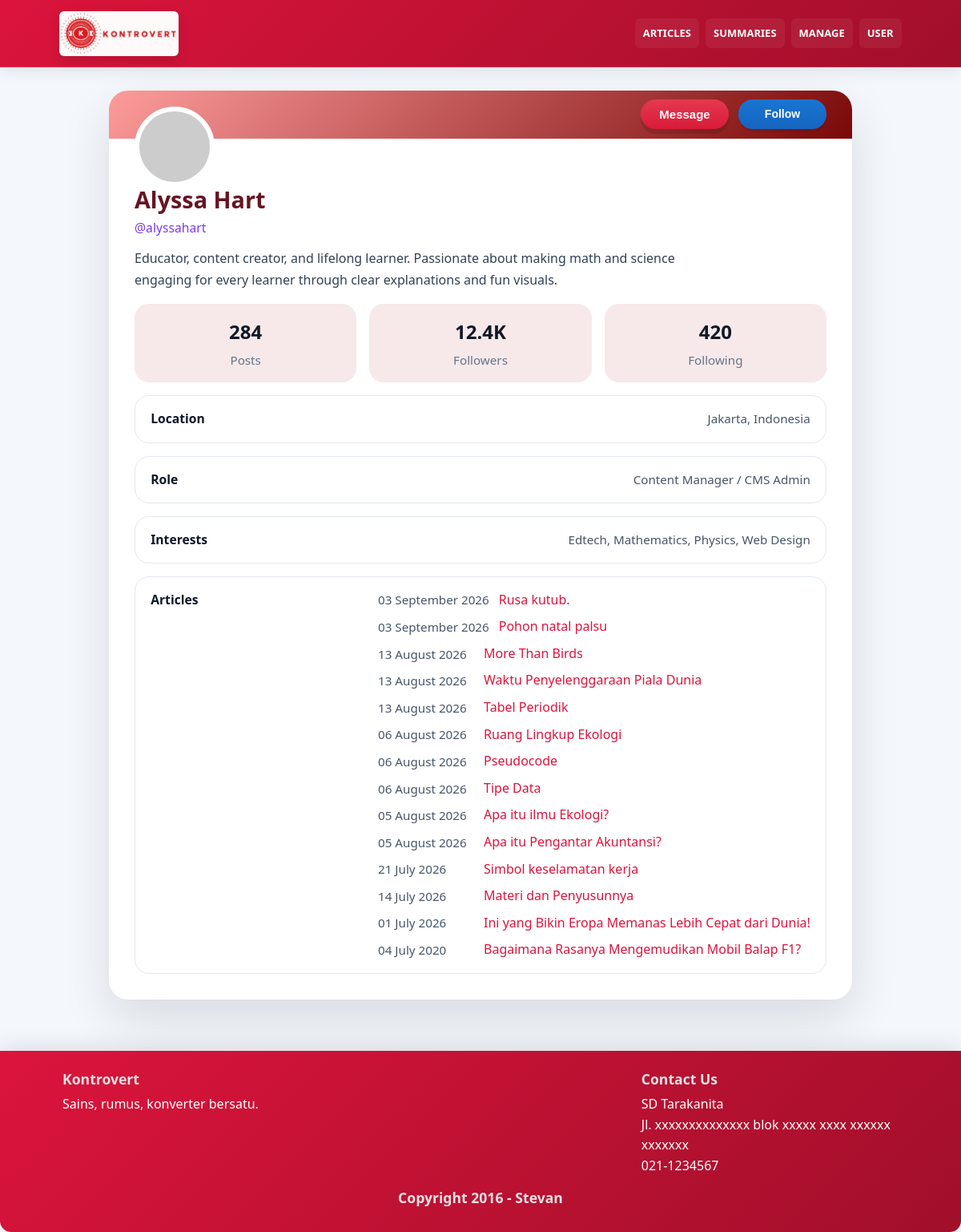
Page /CMS/userCMSSocMedMode.php on the earlier database version.
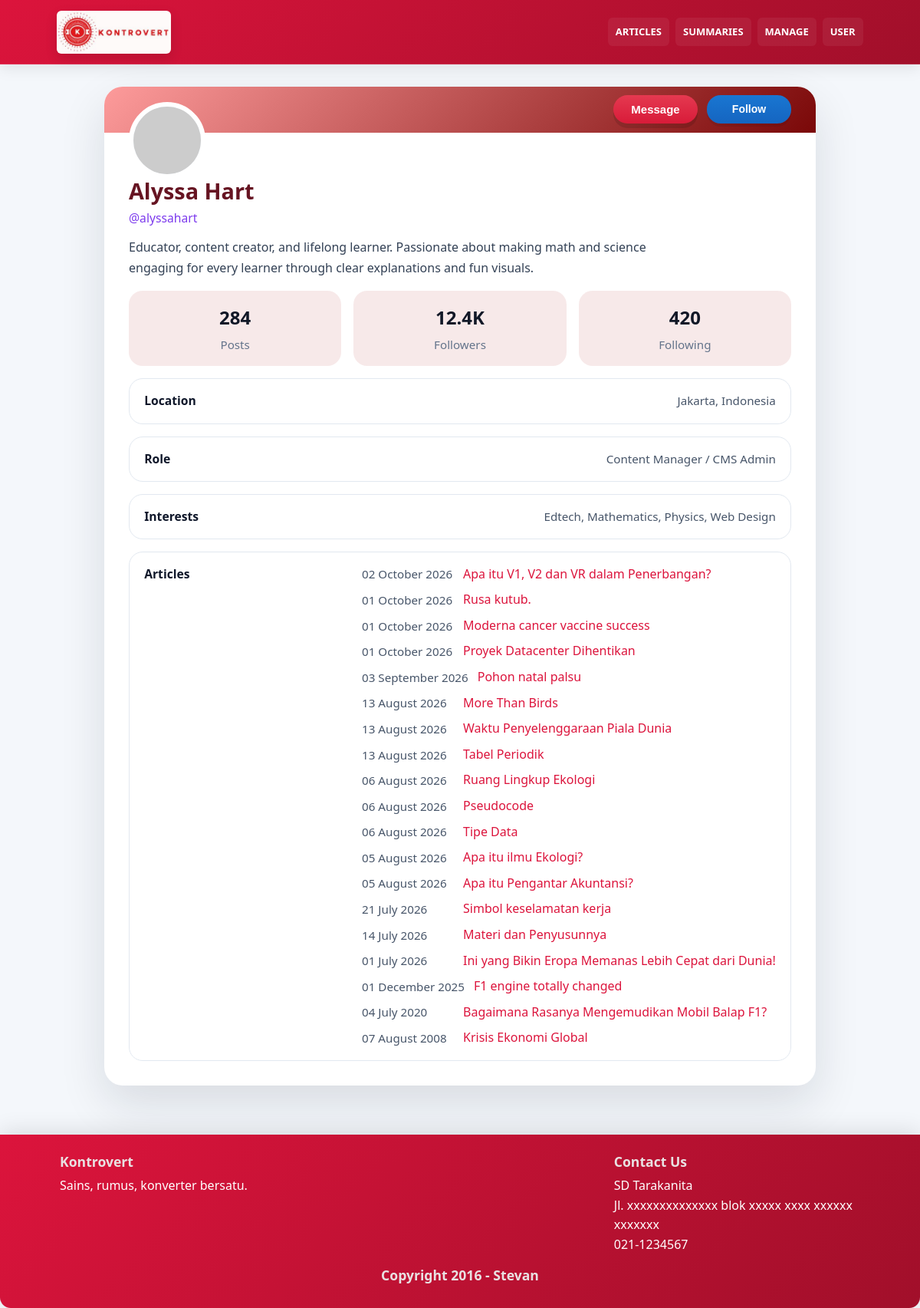
Same page on the later database version.
### tables this page shows
CREATE TABLE `articles` (
  `id` int(11) NOT NULL,
  `idTopik` int(10) DEFAULT NULL,
  `idJenis` int(11) NOT NULL,
  `gambar` varchar(100) NOT NULL,
  `judul` varchar(100) NOT NULL,
  `isi` text NOT NULL,
  `sumber` varchar(100) NOT NULL,
  `tanggal` date NOT NULL DEFAULT current_timestamp(),
  `idMateri` int(10) DEFAULT NULL,
  `created_by` varchar(20) NOT NULL
);

### CMS/userCMSSocMedMode.php (the view, shortened to what this page needs)
<!DOCTYPE html>
<html>
    <head>
        <global-header></global-header>
        <link rel="stylesheet" href="buttons.css">
	</head>
    <body>
        <main class="profile-page">
            <section class="profile-card" aria-label="User profile card">
                <div class="profile-header">
                    <img class="profile-avatar" src="https://via.placeholder.com/240" alt="User avatar">
                    <div class="profile-actions">
                        <button class="btn-primary" type="button">Message</button>
                        <button class="btn-student" type="button">Follow</button>
                    </div>
                </div>
                <div class="profile-summary">
                    <h1 class="profile-name">Alyssa Hart</h1>
                    <p class="profile-username">@alyssahart</p>
                    <p class="profile-bio">Educator, content creator, and lifelong learner. Passionate about making math and science engaging for every learner through clear explanations and fun visuals.</p>
                    <div class="profile-grid">
                        <div class="profile-stat">
                            <strong>284</strong>
                            <span>Posts</span>
                        </div>
                        <div class="profile-stat">
                            <strong>12.4K</strong>
                            <span>Followers</span>
                        </div>
                        <div class="profile-stat">
                            <strong>420</strong>
                            <span>Following</span>
                        </div>
                    </div>
                    <div class="profile-details">
                        <div class="detail-row">
                            <strong>Location</strong>
                            <span>Jakarta, Indonesia</span>
                        </div>
                        <div class="detail-row">
                            <strong>Role</strong>
                            <span>Content Manager / CMS Admin</span>
                        </div>
                        <div class="detail-row">
                            <strong>Interests</strong>
                            <span>Edtech, Mathematics, Physics, Web Design</span>
                        </div>
                        <div class="detail-row">
                            <strong>Articles</strong>
                            <div class="detail-row-news">
                                <?php
                                    include "../db.inc.php";
                                    $sqlstr = "SELECT * FROM articles WHERE created_by = 'stevan1' ORDER BY tanggal DESC";
                                    $result = mysqli_query($db, $sqlstr);
                                    if (!$result || mysqli_num_rows($result) === 0) {
                                        echo "Tidak ada artikel yang dibuat";
                                    } else {
                                        while ($row = mysqli_fetch_assoc($result)) {
                                            $id = $row['id'];
                                            $idTopik = $row['idTopik'];
                                            $idJenis = $row['idJenis'];
                                            $judul = htmlspecialchars($row['judul'], ENT_QUOTES, 'UTF-8');
                                            $tanggal = $row['tanggal'];
                                            $link = ($idJenis === '5')
                                                ? "../materi.php?id=" . urlencode($idTopik) . "&article=" . urlencode($id)
                                                : "../beritaDetail.php?id=" . urlencode($id);
                                            echo "<div class='article-item'>";
                                                echo "<span class='article-date'>" . date_format(date_create($tanggal), "d F Y") . "</span> ";
                                                echo "<a href='" . htmlspecialchars($link, ENT_QUOTES, 'UTF-8') . "' target='_blank'>" . $judul . "</a>";
                                            echo "</div>";
                                        }
                                    }
                                ?>
                            </div>
                        </div>
                    </div>
                </div>
            </section>
        </main>
        <footer id="footer" class="site-footer">
			<global-footer></global-footer>
		</footer>
    </body>
</html>

### CMS/buttons.css (style rules this page uses)
:root { --teacher-1: #e53950; --teacher-2: #d81b39; --student-1: #1976d2; --student-2: #1565c0; }
.btn-teacher, .btn-primary { display:inline-block; background: linear-gradient(180deg, var(--teacher-1), var(--teacher-2)); color: #fff; border: none; padding: 10px 20px; border-radius: 28px; font-weight: 700; font-size: 15px; cursor: pointer; box-shadow: 0 6px 0 rgba(0,0,0,0.12); text-align: center; transition: transform 0.08s ease, box-shadow 0.08s ease, filter 0.12s ease; }
.btn-student { display:inline-block; background: linear-gradient(180deg, var(--student-1), var(--student-2)); color: #fff; border: none; padding: 10px 18px; border-radius: 18px; font-weight: 600; font-size: 14px; cursor: pointer; box-shadow: 0 4px 0 rgba(0,0,0,0.08); transition: transform 0.08s ease, box-shadow 0.08s ease, filter 0.12s ease; }

### penampilan.css (style rules this page uses)
:root { --crimson: #DC143C; --crimson-dark: #a10f2a; --muted: #f5f7fb; --surface: #ffffff; --surface-soft: #fcfdff; --text: #23313f; --text-muted: #5f6c7a; --accent: #993303; --border: #dce5ee; --shadow: rgba(35, 49, 63, 0.08); }
* { box-sizing:border-box }
html,body { height:100%; margin:0; font-family: "Segoe UI", Roboto, "Helvetica Neue", Arial, sans-serif; color:var(--text); background: linear-gradient(180deg, var(--muted) 0%, #eef3f7 100%); line-height: 1.6; }
.detail-row { display: flex; justify-content: space-between; align-items: flex-start; padding: 1rem 1.2rem; border-radius: 18px; border: 1px solid #e2e8f0; background: #ffffff; flex-direction: row; flex-wrap: wrap; }
.detail-row strong { font-size: 0.98rem; color: #0f172a; }
.detail-row span { font-size: 0.95rem; color: #475569; }
#footer { background:linear-gradient(135deg,var(--crimson),var(--crimson-dark)); color:#fff; padding:24px 28px; width:100%; clear:both; border-radius:0 0 14px 14px; box-shadow: 0 -3px 30px rgba(0,0,0,0.12); display:flex; flex-direction:column; }
a { color:var(--crimson); text-decoration:none; }
h1,h2,h3,h4,h5,h6 { color:#661422; line-height:1.25; }

### CMS/userCMSSocMedMode.php (style rules this page uses)
body { font-family: "Segoe UI", Tahoma, Geneva, Verdana, sans-serif; background: #f4f7fb; color: #1f2937; margin: 0; min-height: 100vh; }
.profile-page { max-width: 960px; margin: -4rem auto 2rem; padding: 0 1rem 2rem; }
.profile-card { background: #ffffff; border-radius: 24px; box-shadow: 0 24px 60px rgba(15, 23, 42, 0.12); overflow: hidden; margin-top:10%; }
.profile-header { background: linear-gradient(135deg, #fd9b9b, #7a0808); padding: 2.5rem 2rem 1.25rem; position: relative; }
.profile-avatar { width: 100px; height: 100px; border-radius: 50%; border: 6px solid #ffffff; object-fit: cover; background: #e2e8f0; position: absolute; bottom: -60px; left: 40px; left: 2rem; }
.profile-header .profile-actions { position: absolute; right: 2rem; bottom: 0.75rem; display: flex; gap: 0.75rem; flex-wrap: wrap; }
.profile-header .btn-primary, .profile-header .btn-student { min-width: 110px; }
.profile-summary { padding: 5.5rem 2rem 2rem; }
.profile-name { margin: -30px 0px 0.3rem; font-size: 1.8rem; font-weight: 700; }
.profile-username { color: #7c3aed; margin: 0 0 0.75rem; font-size: 0.98rem; }
.profile-bio { margin: 0px 0 1rem; line-height: 1.7; max-width: 680px; color: #334155; }
.profile-grid { display: grid; grid-template-columns: repeat(3, minmax(0, 1fr)); gap: 1rem; margin-bottom: 1rem; }
.profile-stat { background: #f7e9e9; border-radius: 18px; padding: 1rem 1rem 0.9rem; text-align: center; }
.profile-stat strong { display: block; font-size: 1.5rem; margin-bottom: 0.25rem; color: #111827; }
.profile-stat span { color: #64748b; font-size: 0.95rem; }
.profile-details { display: grid; gap: 1rem; }
.detail-row { display: flex; justify-content: space-between; align-items: flex-start; padding: 1rem 1.2rem; border-radius: 18px; border: 1px solid #e2e8f0; background: #ffffff; flex-direction: row; flex-wrap: wrap; }
.detail-row strong { font-size: 0.98rem; color: #0f172a; }
.detail-row span { font-size: 0.95rem; color: #475569; }
.detail-row-news { display: flex; flex-direction: column; gap: 0.5rem; justify-content: flex-start; }
.article-item { display: flex; align-items: center; gap: 0.75rem; width: 100%; white-space: normal; }
.article-date { color: #475569; font-size: 0.9rem; min-width: 120px; }

Differences in the rows shown:
added articles: tanggal "02 October 2026", judul "Apa itu V1, V2 dan VR dalam Penerbangan?"
changed articles "Rusa kutub.": tanggal "03 September 2026" → "01 October 2026"
added articles: tanggal "01 October 2026", judul "Moderna cancer vaccine success"
added articles: tanggal "01 October 2026", judul "Proyek Datacenter Dihentikan"
added articles: tanggal "01 December 2025", judul "F1 engine totally changed"
added articles: tanggal "07 August 2008", judul "Krisis Ekonomi Global"
